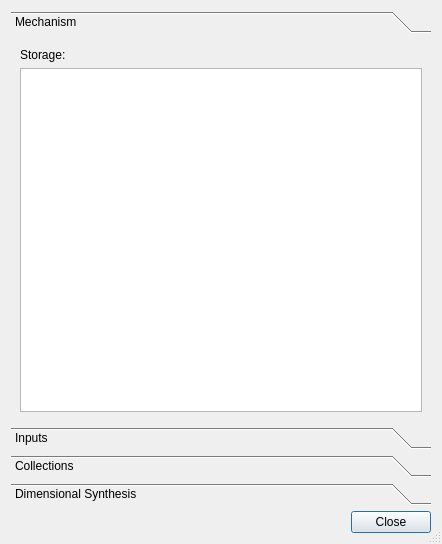
<?xml version="1.0" encoding="UTF-8"?>
<ui version="4.0">
 <class>Dialog</class>
 <widget class="QDialog" name="Dialog">
  <property name="geometry">
   <rect>
    <x>0</x>
    <y>0</y>
    <width>442</width>
    <height>544</height>
   </rect>
  </property>
  <property name="sizeGripEnabled">
   <bool>true</bool>
  </property>
  <property name="modal">
   <bool>true</bool>
  </property>
  <layout class="QVBoxLayout" name="verticalLayout">
   <item>
    <widget class="QToolBox" name="toolBox">
     <widget class="QWidget" name="page0">
      <property name="geometry">
       <rect>
        <x>0</x>
        <y>0</y>
        <width>424</width>
        <height>329</height>
       </rect>
      </property>
      <attribute name="icon">
       <iconset resource="../../icons.qrc">
        <normaloff>:/icons/mechanism.png</normaloff>:/icons/mechanism.png</iconset>
      </attribute>
      <attribute name="label">
       <string>Mechanism</string>
      </attribute>
      <layout class="QVBoxLayout" name="verticalLayout_2">
       <item>
        <widget class="QLabel" name="storage_label">
         <property name="text">
          <string>Storage:</string>
         </property>
        </widget>
       </item>
       <item>
        <widget class="QListWidget" name="storage_list"/>
       </item>
      </layout>
     </widget>
     <widget class="QWidget" name="page1">
      <property name="geometry">
       <rect>
        <x>0</x>
        <y>0</y>
        <width>171</width>
        <height>121</height>
       </rect>
      </property>
      <attribute name="icon">
       <iconset resource="../../icons.qrc">
        <normaloff>:/icons/motor.png</normaloff>:/icons/motor.png</iconset>
      </attribute>
      <attribute name="label">
       <string>Inputs</string>
      </attribute>
      <layout class="QHBoxLayout" name="horizontalLayout_2">
       <item>
        <layout class="QVBoxLayout" name="verticalLayout_3">
         <item>
          <widget class="QLabel" name="variables_label">
           <property name="text">
            <string>Variables:</string>
           </property>
          </widget>
         </item>
         <item>
          <widget class="QListWidget" name="variables_list"/>
         </item>
        </layout>
       </item>
       <item>
        <layout class="QVBoxLayout" name="verticalLayout_4">
         <item>
          <widget class="QLabel" name="records_label">
           <property name="text">
            <string>Records:</string>
           </property>
          </widget>
         </item>
         <item>
          <widget class="QListWidget" name="records_list"/>
         </item>
        </layout>
       </item>
      </layout>
     </widget>
     <widget class="QWidget" name="page2">
      <property name="geometry">
       <rect>
        <x>0</x>
        <y>0</y>
        <width>259</width>
        <height>121</height>
       </rect>
      </property>
      <attribute name="icon">
       <iconset resource="../../icons.qrc">
        <normaloff>:/icons/collections.png</normaloff>:/icons/collections.png</iconset>
      </attribute>
      <attribute name="label">
       <string>Collections</string>
      </attribute>
      <layout class="QHBoxLayout" name="horizontalLayout_3">
       <item>
        <layout class="QVBoxLayout" name="verticalLayout_6">
         <item>
          <widget class="QLabel" name="structures_label">
           <property name="text">
            <string>Structures:</string>
           </property>
          </widget>
         </item>
         <item>
          <widget class="QListWidget" name="structures_list"/>
         </item>
        </layout>
       </item>
       <item>
        <layout class="QVBoxLayout" name="verticalLayout_5">
         <item>
          <widget class="QLabel" name="triangular_iteration_label">
           <property name="text">
            <string>Triangular iteration:</string>
           </property>
          </widget>
         </item>
         <item>
          <widget class="QListWidget" name="triangular_iteration_list"/>
         </item>
        </layout>
       </item>
      </layout>
     </widget>
     <widget class="QWidget" name="page3">
      <property name="geometry">
       <rect>
        <x>0</x>
        <y>0</y>
        <width>98</width>
        <height>119</height>
       </rect>
      </property>
      <attribute name="icon">
       <iconset resource="../../icons.qrc">
        <normaloff>:/icons/DimensionalSynthesis.png</normaloff>:/icons/DimensionalSynthesis.png</iconset>
      </attribute>
      <attribute name="label">
       <string>Dimensional Synthesis</string>
      </attribute>
      <layout class="QVBoxLayout" name="verticalLayout_7">
       <item>
        <widget class="QLabel" name="results_label">
         <property name="text">
          <string>Results:</string>
         </property>
        </widget>
       </item>
       <item>
        <widget class="QListWidget" name="results_list"/>
       </item>
      </layout>
     </widget>
    </widget>
   </item>
   <item>
    <layout class="QHBoxLayout" name="horizontalLayout">
     <item>
      <spacer name="horizontalSpacer">
       <property name="orientation">
        <enum>Qt::Horizontal</enum>
       </property>
       <property name="sizeHint" stdset="0">
        <size>
         <width>40</width>
         <height>20</height>
        </size>
       </property>
      </spacer>
     </item>
     <item>
      <widget class="QDialogButtonBox" name="button_box">
       <property name="standardButtons">
        <set>QDialogButtonBox::Close</set>
       </property>
      </widget>
     </item>
    </layout>
   </item>
  </layout>
 </widget>
 <resources>
  <include location="../../icons.qrc"/>
 </resources>
 <connections>
  <connection>
   <sender>button_box</sender>
   <signal>rejected()</signal>
   <receiver>Dialog</receiver>
   <slot>reject()</slot>
   <hints>
    <hint type="sourcelabel">
     <x>201</x>
     <y>299</y>
    </hint>
    <hint type="destinationlabel">
     <x>199</x>
     <y>187</y>
    </hint>
   </hints>
  </connection>
 </connections>
</ui>
